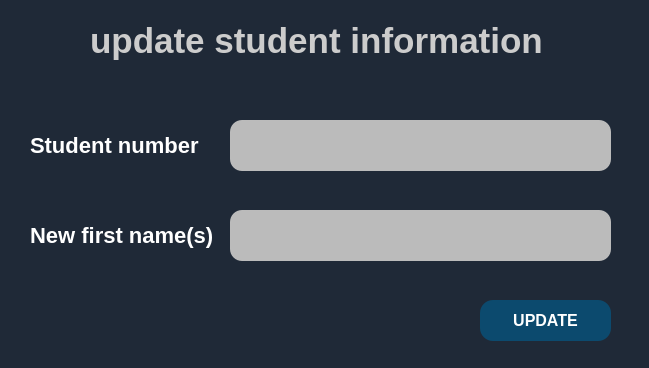
<?xml version="1.0" encoding="UTF-8"?>
<ui version="4.0">
 <class>update_f_names_box</class>
 <widget class="QDialog" name="update_f_names_box">
  <property name="geometry">
   <rect>
    <x>0</x>
    <y>0</y>
    <width>649</width>
    <height>368</height>
   </rect>
  </property>
  <property name="minimumSize">
   <size>
    <width>649</width>
    <height>368</height>
   </size>
  </property>
  <property name="maximumSize">
   <size>
    <width>649</width>
    <height>368</height>
   </size>
  </property>
  <property name="windowTitle">
   <string>Update first name</string>
  </property>
  <property name="styleSheet">
   <string notr="true">QWidget{
	background:#1F2937;
	color:white;
	font-weight:700;
}</string>
  </property>
  <widget class="QLabel" name="label">
   <property name="geometry">
    <rect>
     <x>90</x>
     <y>20</y>
     <width>461</width>
     <height>41</height>
    </rect>
   </property>
   <property name="styleSheet">
    <string notr="true">QLabel{
        font-size:35px;
        font-family:Arial, sans-serif;
  color:#ccc;
}</string>
   </property>
   <property name="text">
    <string>update student information</string>
   </property>
  </widget>
  <widget class="QLineEdit" name="stu_num_input">
   <property name="geometry">
    <rect>
     <x>230</x>
     <y>120</y>
     <width>381</width>
     <height>51</height>
    </rect>
   </property>
   <property name="styleSheet">
    <string notr="true">QLineEdit{
		font-size:20px;
		background:#bbb;
		color:#1F2937;
        border-radius:12px;
		font-family:Arial, sans-serif;
}</string>
   </property>
   <property name="text">
    <string/>
   </property>
  </widget>
  <widget class="QLabel" name="label_3">
   <property name="geometry">
    <rect>
     <x>30</x>
     <y>130</y>
     <width>191</width>
     <height>31</height>
    </rect>
   </property>
   <property name="styleSheet">
    <string notr="true">QLabel{
   	  font-size:22px;
     font-family:Arial, sans-serif;
}</string>
   </property>
   <property name="text">
    <string>Student number</string>
   </property>
  </widget>
  <widget class="QPushButton" name="update_stu_btn">
   <property name="geometry">
    <rect>
     <x>480</x>
     <y>300</y>
     <width>131</width>
     <height>41</height>
    </rect>
   </property>
   <property name="styleSheet">
    <string notr="true">QPushButton{
		font-family:Arial, sans-serif;
		font-size:16px;
background:#0C4A6E;
border-radius:13px;
        
}
</string>
   </property>
   <property name="text">
    <string>UPDATE</string>
   </property>
  </widget>
  <widget class="QLabel" name="label_4">
   <property name="geometry">
    <rect>
     <x>30</x>
     <y>220</y>
     <width>191</width>
     <height>31</height>
    </rect>
   </property>
   <property name="styleSheet">
    <string notr="true">QLabel{
   	  font-size:22px;
     font-family:Arial, sans-serif;
}</string>
   </property>
   <property name="text">
    <string>New first name(s)</string>
   </property>
  </widget>
  <widget class="QLineEdit" name="new_f_names_input">
   <property name="geometry">
    <rect>
     <x>230</x>
     <y>210</y>
     <width>381</width>
     <height>51</height>
    </rect>
   </property>
   <property name="styleSheet">
    <string notr="true">QLineEdit{
		font-size:20px;
		background:#bbb;
		color:#1F2937;
        border-radius:12px;
		font-family:Arial, sans-serif;
}</string>
   </property>
   <property name="text">
    <string/>
   </property>
  </widget>
 </widget>
 <resources/>
 <connections/>
</ui>
